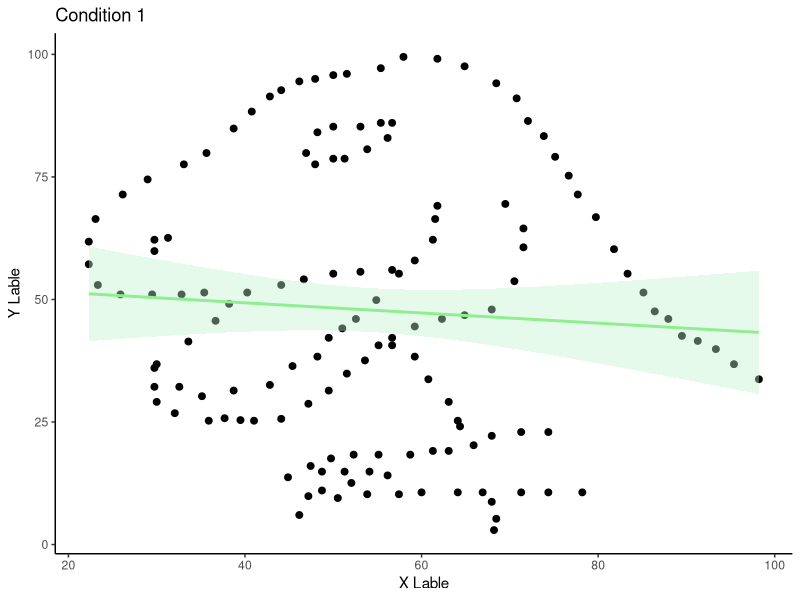
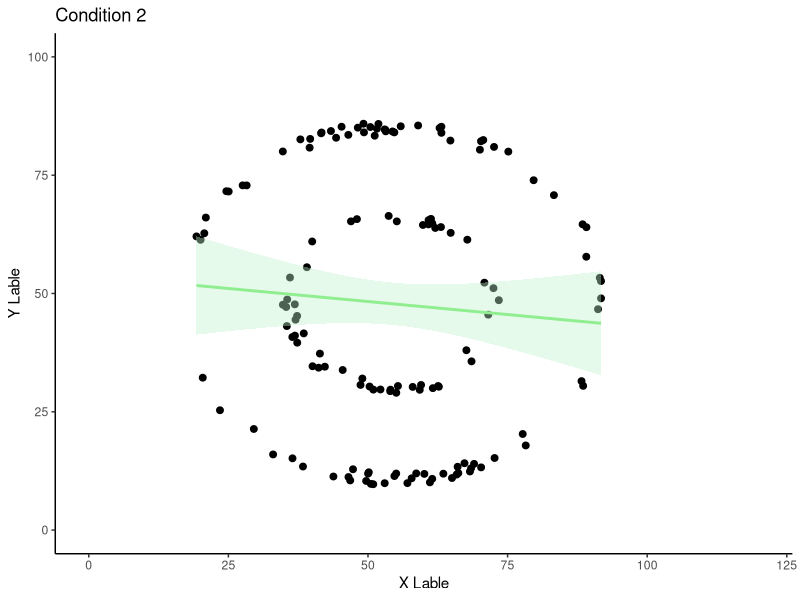
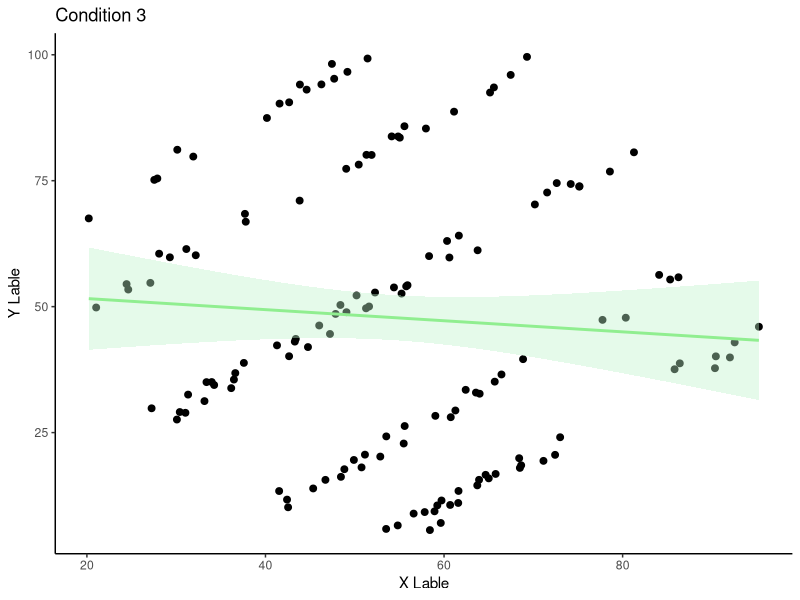
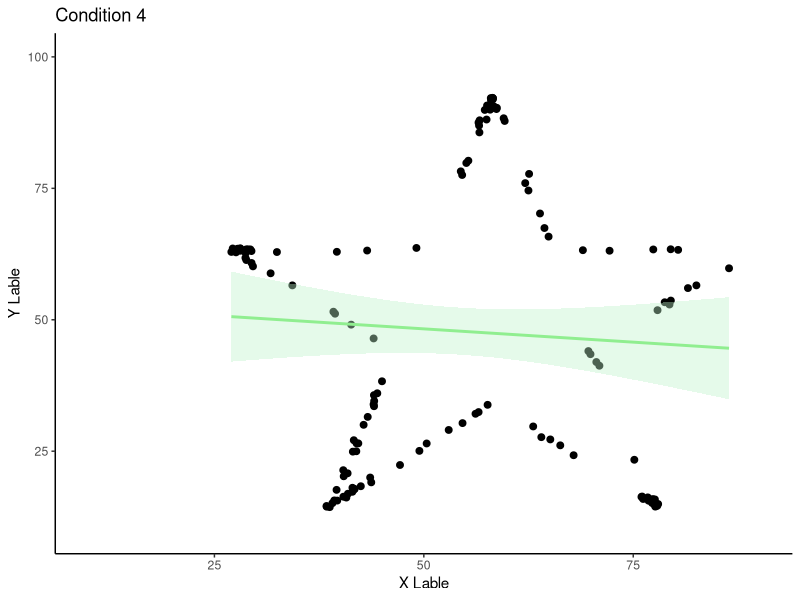

These figures' R source, in order:
## ---- chunk 1
Vis =read.csv("assignment_dataVis_dataset.csv")
## ---- chunk 2
split_df <- split(Vis, Vis$condition)

condition_1 <- split_df$condition_1
condition_2 <- split_df$condition_2
condition_3 <- split_df$condition_3
condition_4 <- split_df$condition_4


library(ggplot2)
## ---- chunk 3
mean(condition_1$x)
sd(condition_1$x)

mean(condition_1$y)
sd(condition_1$y)
## ---- chunk 4
ggplot(data = condition_1, aes(x, y)) + 
  geom_point(color = "black", size = 2) + 
  geom_smooth(method = "lm", color = "lightgreen", fill = "#bef3cb", se = TRUE) + 
  labs(title = "Condition 1",
       x = "X Lable",
       y = "Y Lable") +
  theme_classic()
## ---- chunk 5
mean(condition_2$x)
sd(condition_2$x)

mean(condition_2$y)
sd(condition_2$y)
## ---- chunk 6
ggplot(data = condition_2, aes(x, y)) + 
  geom_point(color = "black", size = 2) + 
  geom_smooth(method = "lm", color = "lightgreen", fill = "#bef3cb", se = TRUE) + 
  labs(title = "Condition 2",
       x = "X Lable",
       y = "Y Lable") +
  xlim(0,120) +
  ylim(0,100) +
  theme_classic()
## ---- chunk 7
mean(condition_3$x)
sd(condition_3$x)

mean(condition_3$y)
sd(condition_3$y)
## ---- chunk 8
ggplot(data = condition_3, aes(x, y)) + 
  geom_point(color = "black", size = 2) + 
  geom_smooth(method = "lm", color = "lightgreen", fill = "#bef3cb", se = TRUE) + 
  labs(title = "Condition 3",
       x = "X Lable",
       y = "Y Lable") +
  theme_classic()
## ---- chunk 9
mean(condition_4$x)
sd(condition_4$x)

mean(condition_4$y)
sd(condition_4$y)
## ---- chunk 10
ggplot(data = condition_4, aes(x, y)) + 
  geom_point(color = "black", size = 2) + 
  geom_smooth(method = "lm", color = "lightgreen", fill = "#bef3cb", se = TRUE) + 
  labs(title = "Condition 4",
       x = "X Lable",
       y = "Y Lable") +
  xlim(10,90) +
  ylim(10,100) +
  theme_classic()
